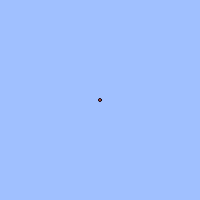
Frame 1 (no input)
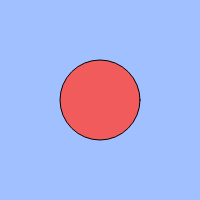
Frame 60 (no input)
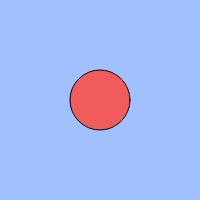
Frame 120 (the mouse pressed at the canvas centre since frame 60)

The p5.js sketch that drew these frames (run headless with seeded random() and noise() and a simulated clock; from frame 60 on, the mouse is pressed at the canvas centre):

// p5.js sketch
// ── sketch.js
// 練習問題「心臓の鼓動のように大きくなったり小さくなったりする円」
let count;
let cycle;
let size;
let dsize;
let v;

function setup(){
  createCanvas(200, 200);
  count = 0;
  cycle = 100;
  size=200;
  v=3;

}

function draw(){

  background(160, 192, 255);
  count = (count + v) % cycle;
  // BLANK[1]
  stroke(1)
  fill(241,91,91)
  ellipse(width / 2, height / 2,count);
  if(keyIsPressed){v=20}
  else{v=3}

}

function keyPressed(){
 if(keyCode==LEFT_ARROW){width-=10}
 else if(keyCode==RIGHT_ARROW){width+=10}
 else if(keyCode==DOWN_ARROW){height+=10}
 else if(keyCode==UP_ARROW){height-=10}
// jump作ろうとしたけど解説見てもわからななかったです。
    }


 
